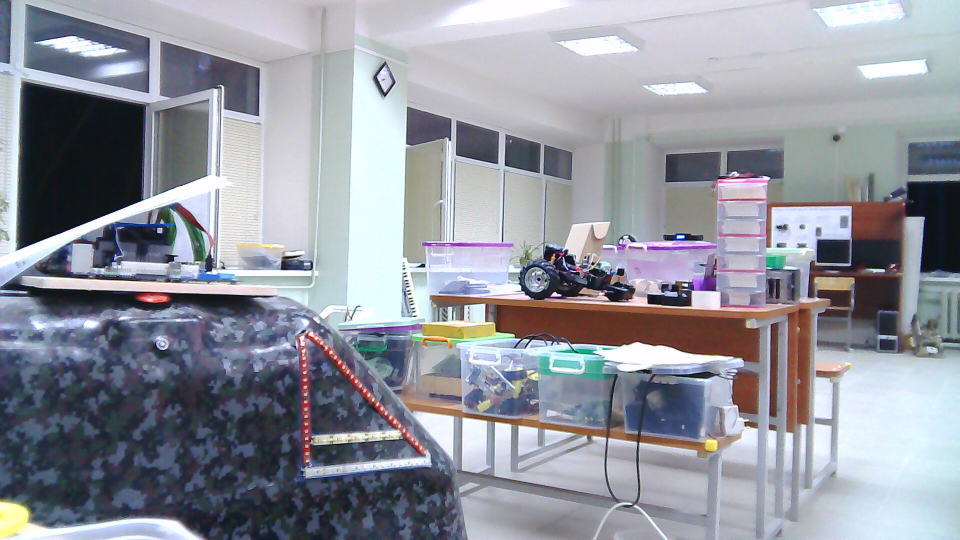
#> input picture imageL.jpg, 1920 x 1080 px (shown at 1/2 size); the run also reads 1 picture not shown here
$ python stereo_match2.py imageL.jpg 2019-04-11-204206.jpg out.png 100
#> lines starting #> are read from the running program, lines starting #| are printed output that depends on the picture; after the words box and inside, x2 and y2 are one past the last pixel; in counts of white or black regions, pixels touching at a corner belong together; long printed decimals are rounded
#!/usr/bin/env python

'''
Simple example of stereo image matching and point cloud generation.

Resulting .ply file cam be easily viewed using MeshLab ( http://meshlab.sourceforge.net/ )
'''

# Python 2/3 compatibility
from __future__ import print_function

import numpy as np
import cv2
import sys
from math import acos,atan,sqrt,pow,sin,cos,degrees,radians

def toSpherical_np(xyz):
    ptsnew = np.hstack((xyz, np.zeros(xyz.shape)))
    xy = xyz[:,0]**2 + xyz[:,1]**2
    ptsnew[:,3] = np.sqrt(xy + xyz[:,2]**2)
    ptsnew[:,4] = np.arctan2(np.sqrt(xy), xyz[:,2]) # for elevation angle defined from Z-axis down
    #ptsnew[:,4] = np.arctan2(xyz[:,2], np.sqrt(xy)) # for elevation angle defined from XY-plane up
    ptsnew[:,5] = np.arctan2(xyz[:,0], xyz[:,1])
    return ptsnew
def toSpherical_np2(xyz):
    ptsnew = np.hstack((xyz, np.zeros(xyz.shape)))
    xy = xyz[:,0]**2 + xyz[:,1]**2
    ptsnew[:,6] = np.sqrt(xy + xyz[:,2]**2)
    ptsnew[:,7] = np.arctan2(np.sqrt(xy), xyz[:,2]) # for elevation angle defined from Z-axis down
    #ptsnew[:,4] = np.arctan2(xyz[:,2], np.sqrt(xy)) # for elevation angle defined from XY-plane up
    ptsnew[:,8] = np.arctan2(xyz[:,0], xyz[:,1])
    return ptsnew

NaN = float('nan')
ply_header = '''ply
format ascii 1.0
element vertex %(vert_num)d
property float x
property float y
property float z
property uchar red
property uchar green
property uchar blue
end_header
'''

def write_ply(fn, verts, colors):
    verts = verts.reshape(-1, 3)
    colors = colors.reshape(-1, 3)
    verts = np.hstack([verts, colors])
    with open(fn, 'wb') as f:
        f.write((ply_header % dict(vert_num=len(verts))).encode('utf-8'))
        np.savetxt(f, verts, fmt='%f %f %f %d %d %d ')

def quantImg(im, n=2):
    #n = 2    # Number of levels of quantization
    indices = np.arange(0,256)   # List of all colors
    divider = np.linspace(0,255,n+1)[1] # we get a divider
    quantiz = np.int0(np.linspace(0,255,n)) # we get quantization colors
    color_levels = np.clip(np.int0(indices/divider),0,n-1) # color levels 0,1,2..
    palette = quantiz[color_levels] # Creating the palette
    im2 = palette[im]  # Applying palette on image
    im2 = cv2.convertScaleAbs(im2) # Converting image back to uint8
    return im2

if __name__ == '__main__':
    print('loading images...')
    # [4 lines of commented-out code are left out]
    imgL = cv2.imread(sys.argv[1])
#> imgL is the input picture: shape (1080, 1920, 3); mean B, G, R 158.2, 148.6, 145.8
    imgR = cv2.imread(sys.argv[2])
    #imgL = cv2.pyrDown( cv2.imread('stul/1r.JPG') )  # downscale images for faster processing
    #imgR = cv2.pyrDown( cv2.imread('stul/1l.JPG') )

    # disparity range is tuned for 'aloe' image pair
    window_size = 3
    min_disp = 16
    num_disp = 112-min_disp
    stereo = cv2.StereoSGBM_create(minDisparity = min_disp,
        numDisparities = num_disp,
        blockSize = int(sys.argv[4]),
        P1 = 8*3*window_size**2,
        P2 = 32*3*window_size**2,
        disp12MaxDiff = 1,
        uniquenessRatio = 10,
        speckleWindowSize = 100,
        speckleRange = 32
    )

    print('computing disparity...')
    disp = stereo.compute(imgL, imgR).astype(np.float32) / 16.0
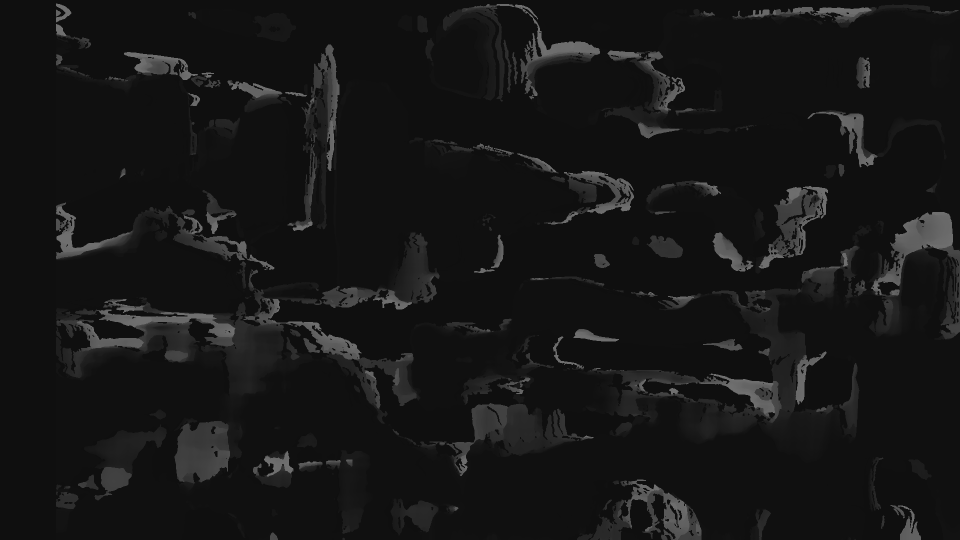
#> disp: shape (1080, 1920) float32 (shown at 1/2 size); min 15, max 111, mean 22.2
    #print(disp[1000][500],imgR[1000][500])
    #exit(0)
    cv2.imwrite(sys.argv[3], disp*2)
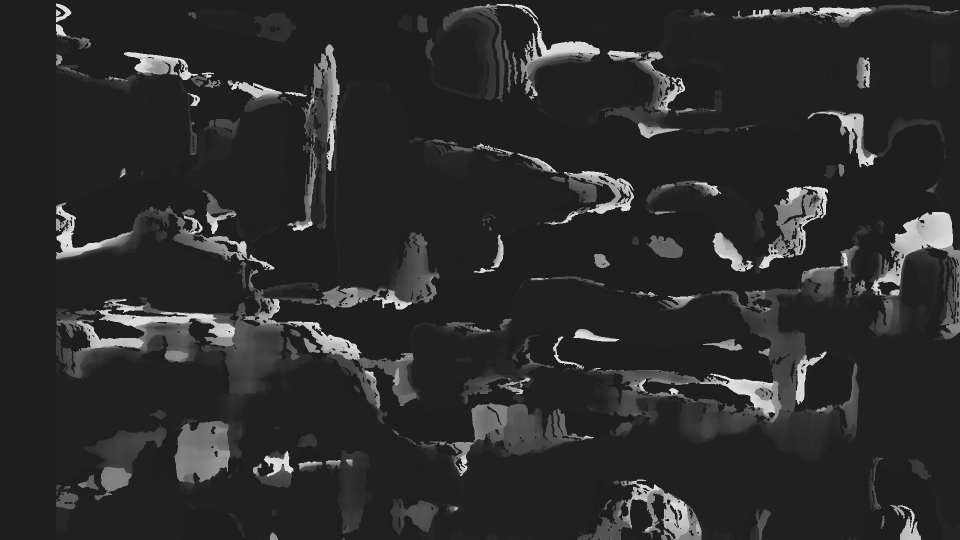
#> saved as out.png: shape (1080, 1920) (shown at 1/2 size); min 30, max 222, mean 44.4
    h, w = disp.shape[:2]
#> h = 1080; w = 1920
    open('out3','w').write('')
    #mydisp_spher = []
    for x in range(-int(w/2),int(w/2), 5):
        for y in range(-int(h/2),int(h/2), 5):
            try:
                z = disp[y+int(h/2)][x+int(w/2)]
            except IndexError:
                print (w,h,x,y)
            if z>=16 :
                try:
                    #print (w,h,x,y,z)
                    x2 = radians(x*(44/2)/int(w/2))
                    # [15 lines of commented-out code are left out]
                except (ZeroDivisionError,ValueError) as e:
                    import sys
                    print(x,y,z,ro,phi,psi,file=sys.stderr)
                    ro, phi, psi = NaN, NaN, NaN
                # [4 lines of commented-out code are left out]
            else:
                z=0
    print('generating 3d point cloud ...',)
    h, w = imgL.shape[:2]
    f = 0.6*w                          # guess for focal length
#> f = 1152
    Q = np.float32([[1, 0, 0, -0.5*w],
                    [0,-1, 0,  0.5*h], # turn points 180 deg around x-axis,
                    [0, 0, 0,     -f], # so that y-axis looks up
                    [0, 0, 1,      0]])
    points = cv2.reprojectImageTo3D(disp, Q)
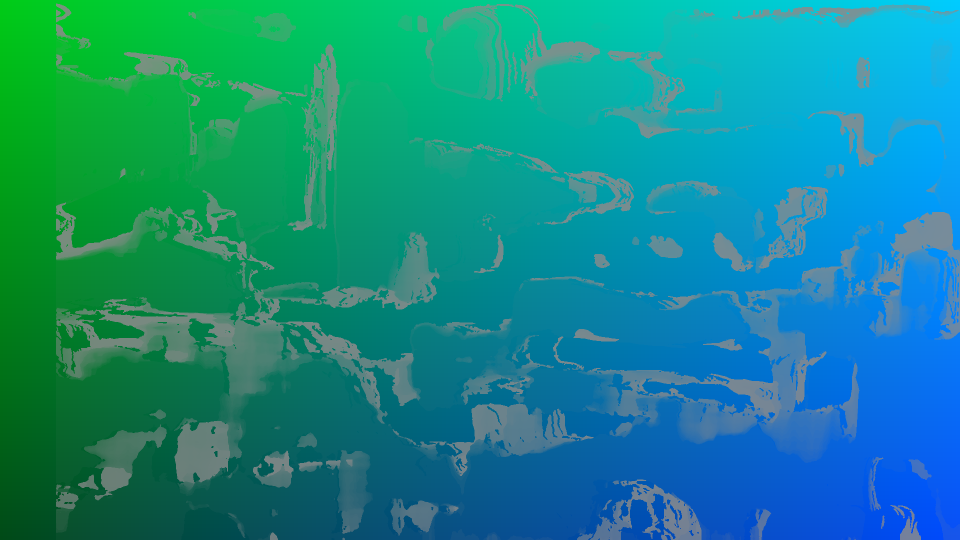
#> points: shape (1080, 1920, 3) float32 (shown at 1/2 size); mean of channels 0, 1, 2 -0.4, 0.5, -66.2; drawn with min black and max white
    # [9 lines of commented-out code are left out]
    imgL = cv2.cvtColor( imgL, cv2.COLOR_BGR2RGB )
    points2 = np.dstack((points,imgL[:,:,0:3]))
# [6 lines of commented-out code are left out]
    mask = disp > disp.min()
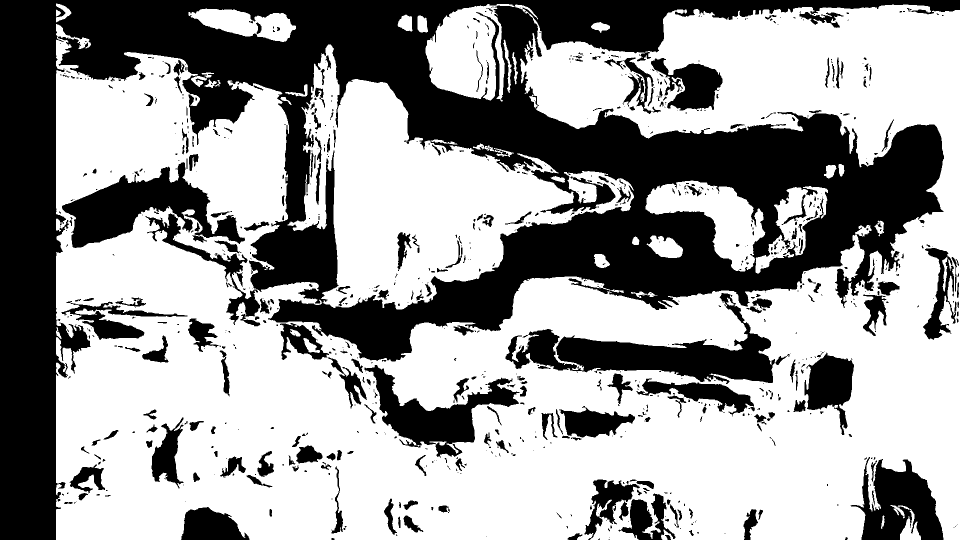
#> mask: shape (1080, 1920) bool (shown at 1/2 size); 61% white; 933 black regions (609 under 20 px), largest, box (x1, y1, x2, y2) and area: (0, 0, 1920, 1080) 597674, (1011, 586, 1550, 768) 32780, (124, 324, 490, 496) 25746
    #print(disp.shape)
    #print(disp[0,0])
    out_points = points2[mask]
    # [6 lines of commented-out code are left out]

    print('convert 3d to spherical...')
    #for i in out_points:
    #    if i del
    out_points[:,0]+=100#-1*out_points[:,0].min()
    out_points[:,1]+=100#-1*out_points[:,1].min()
    out_points[:,2]+=100#-1*out_points[:,2].min()
    print(out_points[:,0].min(),out_points[:,1].min(),out_points[:,2].min())
#| 47.0 66.3125 28.0
    print(out_points[:,0].max(),out_points[:,1].max(),out_points[:,2].max())
#| 159.9375 132.625 89.622
    points2 = toSpherical_np2(out_points)
    np.savetxt("out3", points2[::5,0:9], delimiter=" ")
    exit(0)
#> (the program exits here)
